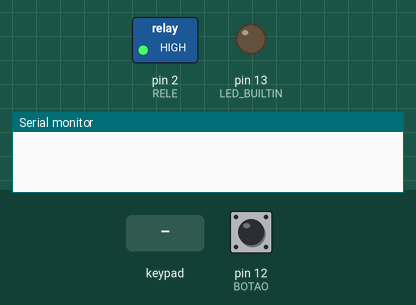
Simulated run of this sketch. Board: Arduino Uno, built with avr-gcc and run on an emulated ATmega328P. Parts: switched loads named in the sketch (green lamp = pin HIGH), output pins drawn as LEDs (lit = HIGH), the last lines printed to the serial monitor. Dashed ring = blinking. The test bench sets the inputs (shaded band); at power-on: pin 12 (BOTAO) LOW.

Above: at 1.2 s.
1.3 s: key '1' pressed
At 1.55 s:
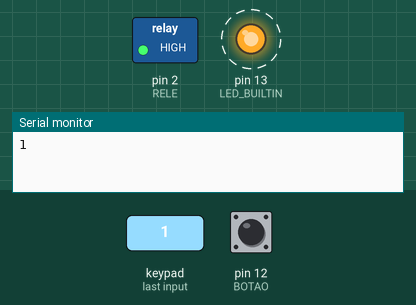
4.3 s: pin 12 (BOTAO) pulled HIGH for 3.2 s
At 5.4 s:
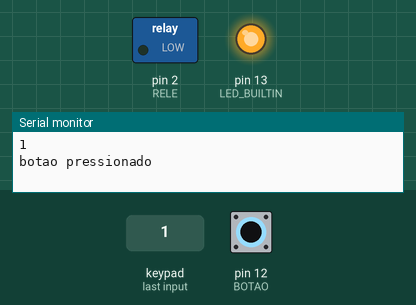
10.5 s: keypad keys 1 1 4 4 * pressed 0.4 s apart
14.0 s: key '#' pressed
At 14.4 s:
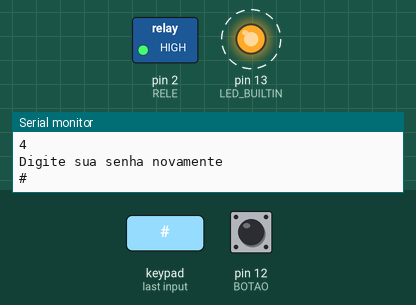
17.0 s: key '*' pressed
At 17.6 s:
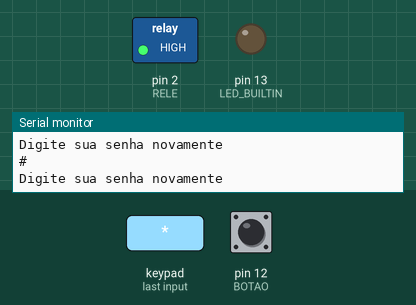
18.5 s: key '2' pressed
At 18.75 s:
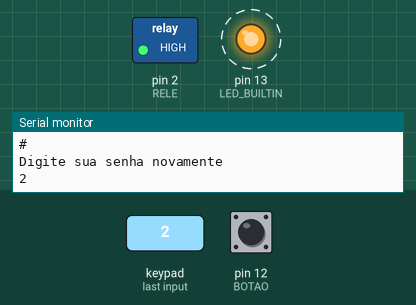
Timing chart, 0 to 22.5 s (numbered marks = the images above; inputs shaded):
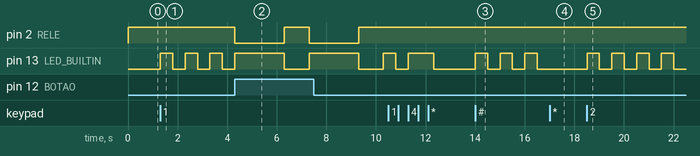

Measured:
- after the input at 1.3 s, pin 13 (LED_BUILTIN): alternates HIGH for 0.50 s and LOW for 0.50 s, starting at once
- after the input at 4.3 s, pin 2 (RELE): alternates HIGH for 1.0 s and LOW for 2.0 s, starting at once; pin 13 (LED_BUILTIN): alternates HIGH for 2.0 s and LOW for 1.0 s, starting after 2.0 s
- after the input at 14.0 s, pin 13 (LED_BUILTIN): alternates HIGH for 0.50 s and LOW for 0.50 s, starting at once
- after the input at 17.0 s, pin 13 (LED_BUILTIN): stays LOW (without the input it goes to HIGH after 0.00 s)
- after the input at 18.5 s, pin 13 (LED_BUILTIN): alternates HIGH for 0.50 s and LOW for 0.50 s, starting at once

The sketch:

fechadura_senha.ino
```cpp
#include <Keypad.h>  // Biblioteca do codigo

//PINOS

#define RELE 2
#define BOTAO 12

//
#define Password_Length 5  // tamanho da senha -1
char Data[Password_Length];
char Master[Password_Length] = "1144";  // coloque a senha aqui
byte data_count = 0, master_count = 0;
char tecla_pressionada;
bool digitando = false;

//Millis
unsigned long previousMillis = 0;
const long intervalo = 500;

const byte LINHAS = 4;   // Linhas do teclado
const byte COLUNAS = 3;  // Colunas do teclado

char TECLAS_MATRIZ[LINHAS][COLUNAS] = {  // Matriz de caracteres (mapeamento do teclado)
  { '1', '2', '3' },
  { '4', '5', '6' },
  { '7', '8', '9' },
  { '*', '0', '#' }
};

byte PINOS_LINHAS[LINHAS] = { 9, 8, 7, 6 };  // Pinos de conexao com as linhas do teclado
byte PINOS_COLUNAS[COLUNAS] = { 5, 4, 3 };   // Pinos de conexao com as colunas do teclado

Keypad teclado_principal = Keypad(makeKeymap(TECLAS_MATRIZ), PINOS_LINHAS, PINOS_COLUNAS, LINHAS, COLUNAS);  // Inicia teclado

void setup() {
  Serial.begin(9600);  // Inicia porta serial

  pinMode(RELE, OUTPUT);
  pinMode(LED_BUILTIN, OUTPUT);
  pinMode(BOTAO, INPUT);
  digitalWrite(RELE, HIGH);
}

void loop() {
  verificarSenha();  // função verifica se teclado é pressionado

  piscarLed();  // função pisca LED_BUILTIN quando a senha está sendo digitada

  //Serial.print(digitalRead(BOTAO));

  if (digitalRead(BOTAO) == HIGH) {  // verifica se botão de destravamento é pressionado


    Serial.print("botao pressionado");
    senhaCerta();
    delay(1000);
  }
}

void verificarSenha() {

  tecla_pressionada = teclado_principal.getKey();

  if (tecla_pressionada) {
    if (tecla_pressionada == '*') {  // verifica se * foi pressionado para apagar os digitos já inseridos e o usuario poder reiniciar a digitação da senha
      digitando = false;
      digitalWrite(LED_BUILTIN, 0);
      Serial.println("Digite sua senha novamente");
      clearData();
    } else {
      Data[data_count] = tecla_pressionada;
      Serial.println(tecla_pressionada);
      digitando = true;
      data_count++;
    }
  }

  if (data_count == Password_Length - 1) {  // executa quando a quantidade de digitos da senha esta na memoria

    if (!strcmp(Data, Master)) {
      Serial.println("Senha certa");
      digitando = false;
      senhaCerta();


    } else {
      Serial.println("Senha incorreta");
      delay(1000);
      digitando = false;
    }

    clearData();
  }
}

void clearData() {  // função limpa dados
  while (data_count != 0) {
    Data[data_count--] = 0;
  }
}


void senhaCerta() {  // função liga rele (rele liga com GND na porta IN)

  digitalWrite(RELE, LOW);
  digitalWrite(LED_BUILTIN, HIGH);
  delay(2000);
  digitalWrite(RELE, HIGH);
  digitalWrite(LED_BUILTIN, LOW);
}

void piscarLed() {  // função pisca led quando digitando

  if (digitando) {
    unsigned currentMillis = millis();

    if (currentMillis - previousMillis >= intervalo) {
      previousMillis = currentMillis;

      digitalWrite(LED_BUILTIN, !digitalRead(LED_BUILTIN));
    }
  }
}
```
